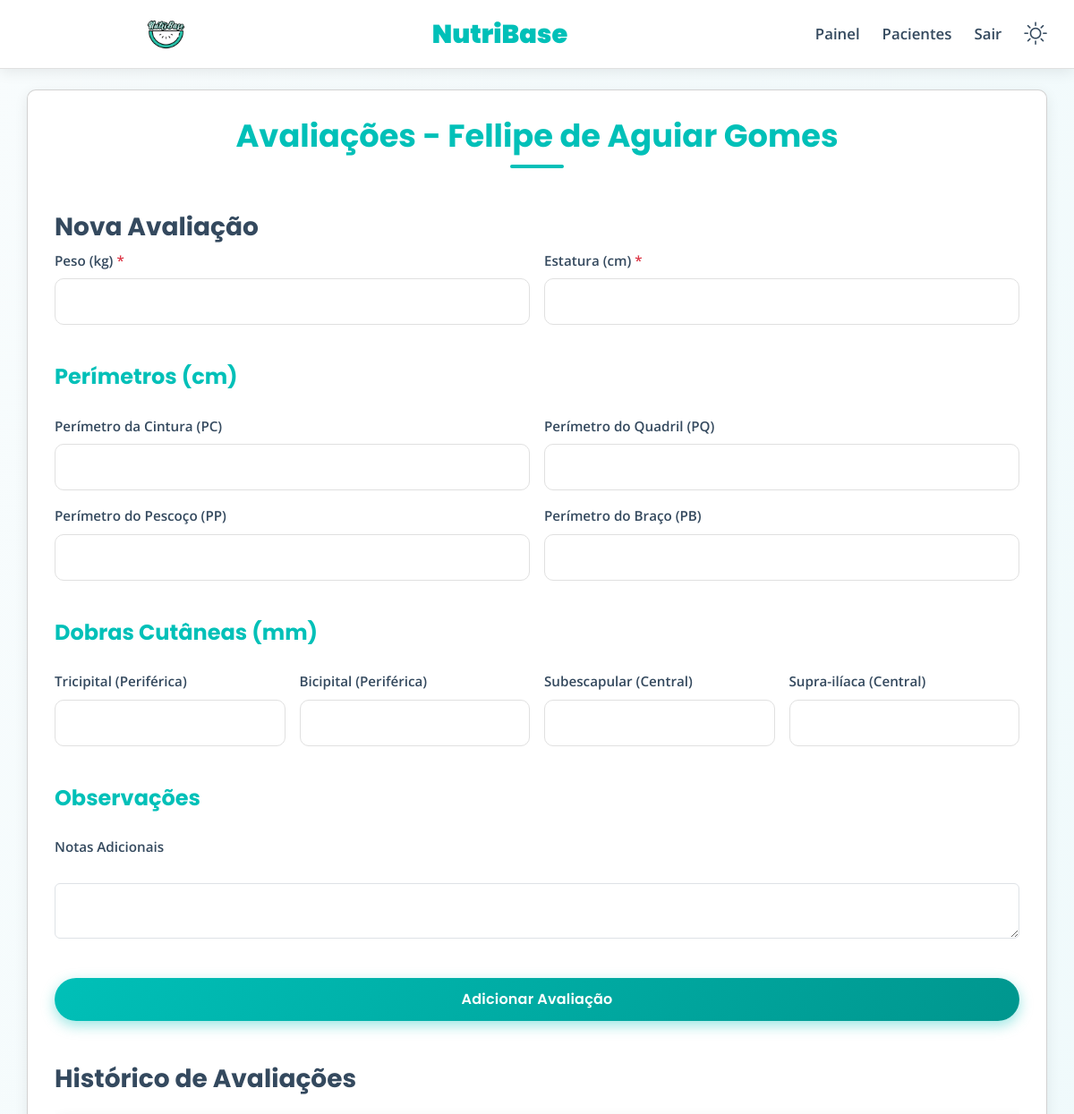
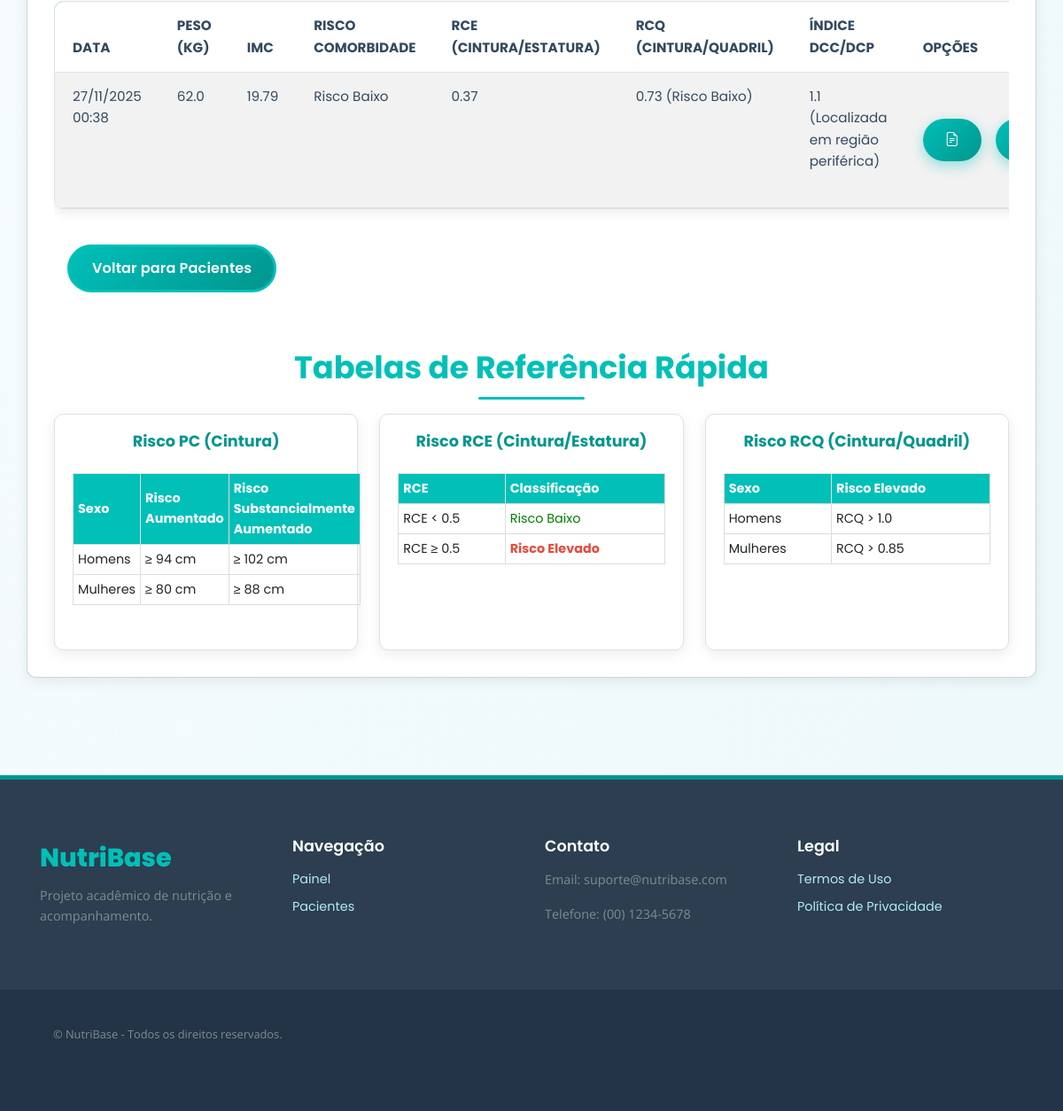
Screenshot of /avaliacoes/2 (signed in) with the database file from the repository (2 pictures, top to bottom).
### models/paciente.py (models this page shows)
class Paciente(db.Model):
    __tablename__ = 'paciente'
    id = db.Column(db.Integer, primary_key=True)
    nome = db.Column(db.String(150), nullable=False)
    data_nascimento = db.Column(db.String(20))
    sexo = db.Column(db.String(10))
    contato = db.Column(db.String(120))
    objetivo = db.Column(db.String(200))
    historico = db.Column(db.Text)
    usuario_id = db.Column(db.Integer, db.ForeignKey('usuario.id'), nullable=False)
    avaliacoes = db.relationship('Avaliacao', backref='paciente', lazy=True)

### models/avaliacao.py (models this page shows, shortened)
class Avaliacao(db.Model):
    __tablename__ = 'avaliacao'
    id = db.Column(db.Integer, primary_key=True)
    data = db.Column(db.DateTime, default=func.now(), nullable=False)
    peso = db.Column(db.Float, nullable=False) # Kg
    altura = db.Column(db.Float, nullable=False) # cm
    perim_cintura = db.Column(db.Float) # PC
    perim_quadril = db.Column(db.Float) # PQ
    perim_pescoco = db.Column(db.Float) # PP
    perim_braco = db.Column(db.Float) # PB
    dc_tricipital = db.Column(db.Float)
    dc_bicipital = db.Column(db.Float)
    dc_subescapular = db.Column(db.Float)
    dc_suprailiaca = db.Column(db.Float)
    observacoes = db.Column(db.Text)
    paciente_id = db.Column(
        db.Integer,
        db.ForeignKey('paciente.id', ondelete='CASCADE'),
        nullable=False
    )
    @property
    def imc(self):
        if self.peso and self.altura:
            altura_m = self.altura / 100.0
            try:
                imc_valor = self.peso / (altura_m ** 2)
                return round(imc_valor, 2)
            except ZeroDivisionError:
                return 0.0
        return 0.0
    @property
    def classificacao_imc_risco(self):
        imc = self.imc
        if imc < 18.5: return "Baixo Risco"
        if 18.5 <= imc <= 24.99: return "Risco Baixo"
        if 25.00 <= imc <= 29.99: return "Risco Aumentado"
        if 30.00 <= imc <= 34.99: return "Moderado"
        if 35.00 <= imc <= 39.99: return "Grave"
        if imc >= 40.00: return "Muito Grave"
        return "-"
    @property
    def rce(self):
        if self.perim_cintura and self.altura:
            rce_valor = self.perim_cintura / self.altura
            return round(rce_valor, 2)
        return 0.0
    @property
    def rcq(self):
        if self.perim_cintura and self.perim_quadril:
            rcq_valor = self.perim_cintura / self.perim_quadril
            return round(rcq_valor, 2)
        return 0.0
    def classificacao_rcq(self, sexo):
        rcq = self.rcq
        if sexo == 'Feminino':
            return "Maior que 0,85 - Risco de Gordura Abdominal" if rcq > 0.85 else "Risco Baixo"
        if sexo == 'Masculino':
            return "Maior que 1,0 - Risco de Gordura Abdominal" if rcq > 1.0 else "Risco Baixo"
        return "Sexo não definido"
    @property
    def soma_dobras_centrais(self):
        return (self.dc_subescapular or 0) + (self.dc_suprailiaca or 0)
    @property
    def soma_dobras_perifericas(self):
        return (self.dc_tricipital or 0) + (self.dc_bicipital or 0)
    @property
    def idc_dcp_dcc(self):
        if self.soma_dobras_centrais > 0:
            idc = self.soma_dobras_perifericas / self.soma_dobras_centrais
            return round(idc, 2)
        return 0.0
    def classificacao_idc(self):
        idc = self.idc_dcp_dcc
        if idc > 1:
            return "Localizada em região periférica"
        if idc < 1:
            return "Localizada em região central"
        return "Distribuição Balanceada"

### routes/avaliacoes.py (the view)
@avaliacoes_bp.route('/<int:paciente_id>', methods=['GET'])
def listar_avaliacoes(paciente_id):
    if not session.get('user_id'):
        return redirect(url_for('usuarios.login_page'))
    paciente = Paciente.query.get_or_404(paciente_id)
    if paciente.usuario_id != session.get('user_id'):
        flash("Acesso negado.", "error")
        return redirect(url_for('pacientes.listar_pacientes'))
    avaliacoes = Avaliacao.query.filter_by(paciente_id=paciente_id).order_by(Avaliacao.data.desc()).all()
    return render_template('avaliacoes.html', paciente=paciente, avaliacoes=avaliacoes)

### templates/avaliacoes.html (shortened to what this page needs)
{% extends 'base.html' %}
{% block content %}
<div class="card">
    <h2 class="section-title">Avaliações - {{ paciente.nome }}</h2>
    <h3 class="mt-4" style="color: var(--text-color);">Nova Avaliação</h3>
    <form method="post" action="{{ url_for('avaliacoes.nova_avaliacao', paciente_id=paciente.id) }}">
        <div class="row g-3">
            <div class="col-md-6">
                <label for="peso">Peso (kg) <span class="text-danger">*</span></label>
                <input step="0.1" name="peso" type="number" id="peso" class="form-control" required>
            </div>
            <div class="col-md-6">
                <label for="altura">Estatura (cm) <span class="text-danger">*</span></label>
                <input step="0.1" name="altura" type="number" id="altura" class="form-control" required>
            </div>
        </div>
        <h4 class="mt-4 mb-2" style="color: var(--primary-blue);">Perímetros (cm)</h4>
        <div class="row g-3">
            <div class="col-md-6">
                <label>Perímetro da Cintura (PC)</label>
                <input step="0.1" name="perim_cintura" type="number" class="form-control">
            </div>
            <div class="col-md-6">
                <label>Perímetro do Quadril (PQ)</label>
                <input step="0.1" name="perim_quadril" type="number" class="form-control">
            </div>
            <div class="col-md-6">
                <label>Perímetro do Pescoço (PP)</label>
                <input step="0.1" name="perim_pescoco" type="number" class="form-control">
            </div>
            <div class="col-md-6">
                <label>Perímetro do Braço (PB)</label>
                <input step="0.1" name="perim_braco" type="number" class="form-control">
            </div>
        </div>
        <h4 class="mt-4 mb-2" style="color: var(--primary-blue);">Dobras Cutâneas (mm)</h4>
        <div class="row g-3">
            <div class="col-md-6 col-lg-3">
                <label>Tricipital (Periférica)</label>
                <input step="0.1" name="dc_tricipital" type="number" class="form-control">
            </div>
            <div class="col-md-6 col-lg-3">
                <label>Bicipital (Periférica)</label>
                <input step="0.1" name="dc_bicipital" type="number" class="form-control">
            </div>
            <div class="col-md-6 col-lg-3">
                <label>Subescapular (Central)</label>
                <input step="0.1" name="dc_subescapular" type="number" class="form-control">
            </div>
            <div class="col-md-6 col-lg-3">
                <label>Supra-ilíaca (Central)</label>
                <input step="0.1" name="dc_suprailiaca" type="number" class="form-control">
            </div>
        </div>
        <h4 class="mt-4 mb-2" style="color: var(--primary-blue);">Observações</h4>
        <label for="observacoes">Notas Adicionais</label>
        <textarea name="observacoes" id="observacoes" class="form-control"></textarea>
        <button class="btn mt-4" type="submit">Adicionar Avaliação</button>
    </form>
    <h3 class="mt-5" style="color: var(--text-color);">Histórico de Avaliações</h3>
    {% if avaliacoes %}
        <div class="table-responsive">
            <table class="table table-striped table-hover mt-3">
                <thead>
                    <tr>
                        <th>Data</th>
                        <th>Peso (kg)</th>
                        <th>IMC</th>
                        <th>Risco Comorbidade</th>
                        <th>RCE (Cintura/Estatura)</th>
                        <th>RCQ (Cintura/Quadril)</th>
                        <th>Índice DCC/DCP</th>
                        <th>Opções</th>
                    </tr>
                </thead>
                <tbody>
                {% for a in avaliacoes %}
                    <tr>
                        <td>{{ a.data.strftime('%d/%m/%Y %H:%M') }}</td>
                        <td>{{ a.peso }}</td>
                        <td>{{ a.imc }}</td>
                        <td>{{ a.classificacao_imc_risco }}</td>
                        <td {% if a.rce >= 0.5 %}style="color: #e74c3c; font-weight: bold;"{% endif %}>
                            {{ a.rce }}
                        </td>
                        <td>
                            {{ a.rcq }} ({{ a.classificacao_rcq(paciente.sexo) }})
                        </td>
                        <td>
                            {{ a.idc_dcp_dcc }} ({{ a.classificacao_idc() }})
                        </td>
                        <td class="d-flex justify-content-start align-items-center gap-2">
                            <a href="{{ url_for('avaliacoes.exibir_avaliacao', id=a.id) }}"
                               class="btn btn-sm btn-action-details"
                               title="Ver relatório detalhado">
                                <i class="bi bi-file-earmark-text"></i>
                            </a>
                            <br>
                            <br>
                            <br>
                            <br>
                            <br>
                            <form method="post" action="{{ url_for('avaliacoes.excluir_avaliacao', id=a.id) }}"
                                  style="display:inline; margin: 0;"
                                  onsubmit="return confirm('Deseja realmente excluir esta avaliação?')">
                                <button class="btn btn-sm btn-action-delete" type="submit" title="Excluir avaliação">
                                </button>
                            </form>
                        </td>
                    </tr>
                {% endfor %}
                </tbody>
            </table>
        </div>
    {% else %}
        <p>Nenhuma avaliação cadastrada para {{ paciente.nome }}.</p>
    {% endif %}
    <p class="mt-4"><a class="btn btn-secondary" href="{{ url_for('pacientes.listar_pacientes') }}">Voltar para Pacientes</a></p>
    <h4 class="mt-5 mb-3 section-title">Tabelas de Referência Rápida</h4>
    <div class="row g-4 justify-content-center">
        <div class="col-md-6 col-lg-4">
            <div class="card ref-card">
                <h5>Risco PC (Cintura)</h5>
                <table style="width: 100%; border-collapse: collapse; margin-top: 10px; font-size: 0.9em;">
                    <thead style="background-color: var(--primary-blue); color: white;">
                        <tr><th style="padding: 5px; border: 1px solid #ddd;">Sexo</th><th style="padding: 5px; border: 1px solid #ddd;">Risco Aumentado</th><th style="padding: 5px; border: 1px solid #ddd;">Risco Substancialmente Aumentado</th></tr>
                    </thead>
                    <tbody>
                        <tr><td style="padding: 5px; border: 1px solid #ddd;">Homens</td><td style="padding: 5px; border: 1px solid #ddd;">≥ 94 cm</td><td style="padding: 5px; border: 1px solid #ddd;">≥ 102 cm</td></tr>
                        <tr><td style="padding: 5px; border: 1px solid #ddd;">Mulheres</td><td style="padding: 5px; border: 1px solid #ddd;">≥ 80 cm</td><td style="padding: 5px; border: 1px solid #ddd;">≥ 88 cm</td></tr>
                    </tbody>
                </table>
            </div>
        </div>
        <div class="col-md-6 col-lg-4">
            <div class="card ref-card">
                <h5>Risco RCE (Cintura/Estatura)</h5>
                <table style="width: 100%; border-collapse: collapse; margin-top: 10px; font-size: 0.9em;">
                    <thead style="background-color: var(--primary-blue); color: white;">
                        <tr><th style="padding: 5px; border: 1px solid #ddd;">RCE</th><th style="padding: 5px; border: 1px solid #ddd;">Classificação</th></tr>
                    </thead>
                    <tbody>
                        <tr><td style="padding: 5px; border: 1px solid #ddd;">RCE < 0.5</td><td style="padding: 5px; border: 1px solid #ddd; color: green;">Risco Baixo</td></tr>
                        <tr><td style="padding: 5px; border: 1px solid #ddd;">RCE ≥ 0.5</td><td style="padding: 5px; border: 1px solid #ddd; color: #e74c3c; font-weight: bold;">Risco Elevado</td></tr>
                    </tbody>
                </table>
            </div>
        </div>
        <div class="col-md-6 col-lg-4">
            <div class="card ref-card">
                <h5>Risco RCQ (Cintura/Quadril)</h5>
                <table style="width: 100%; border-collapse: collapse; margin-top: 10px; font-size: 0.9em;">
                    <thead style="background-color: var(--primary-blue); color: white;">
                        <tr><th style="padding: 5px; border: 1px solid #ddd;">Sexo</th><th style="padding: 5px; border: 1px solid #ddd;">Risco Elevado</th></tr>
                    </thead>
                    <tbody>
                        <tr><td style="padding: 5px; border: 1px solid #ddd;">Homens</td><td style="padding: 5px; border: 1px solid #ddd;">RCQ > 1.0</td></tr>
                        <tr><td style="padding: 5px; border: 1px solid #ddd;">Mulheres</td><td style="padding: 5px; border: 1px solid #ddd;">RCQ > 0.85</td></tr>
                    </tbody>
                </table>
            </div>
        </div>
    </div>
</div>
{% endblock %}

### rows the page displays
Paciente: nome "Fellipe de Aguiar Gomes"
Avaliacao: data "27/11/2025 00:38", peso "62.0", imc "19.79", classificacao_imc_risco "Risco Baixo", rce "0.37", rcq "0.73", classificacao_rcq "Risco Baixo", idc_dcp_dcc "1.1", classificacao_idc "Localizada em região periférica"
